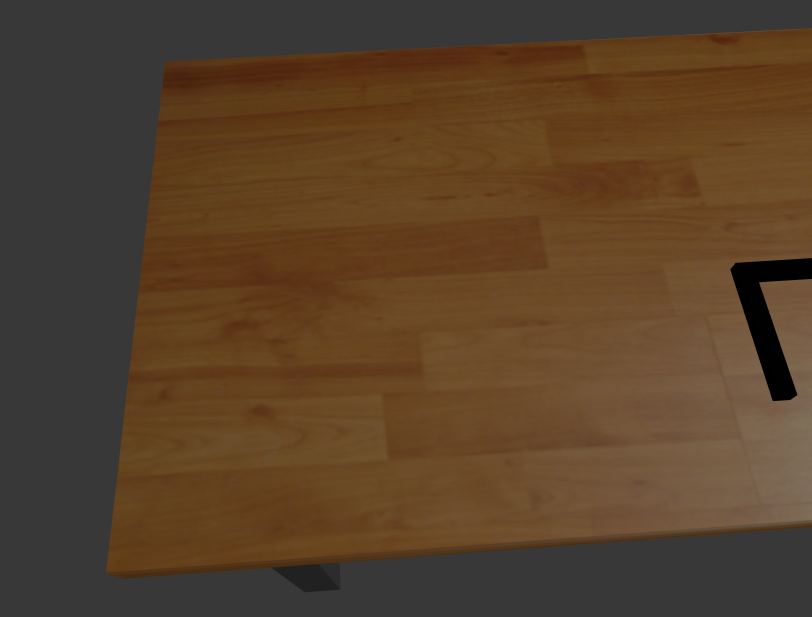
//> input picture Test_images_and_algorithms/templateLeft.png, 1624 x 1234 px (shown at 1/2 size); the run also reads 1 picture not shown here
$ ./piecesPosition   (built with g++ and OpenCV 4)
//> lines starting //> are read from the running program, lines starting //| are printed output that depends on the picture; after the words box and inside, x2 and y2 are one past the last pixel; in counts of white or black regions, pixels touching at a corner belong together
#include <opencv2/imgproc.hpp>
#include <opencv2/highgui.hpp>
#include <iostream>
#include <fstream>

using namespace cv;
using namespace std;

//g++ -ggdb imgRec_v3.cpp -o imgRec `pkg-config --cflags --libs opencv`

void getPieces(Mat b, Mat frame, Mat &canny, Mat &image, Mat &output);

int main(){

    Mat bL = imread("templateLeft.png", IMREAD_COLOR);
//> bL is the input picture: 1234 rows x 1624 cols, CV_8UC3; mean B, G, R 42.1, 64.6, 87.7
    Mat b = imread("templateRight.png", IMREAD_COLOR);
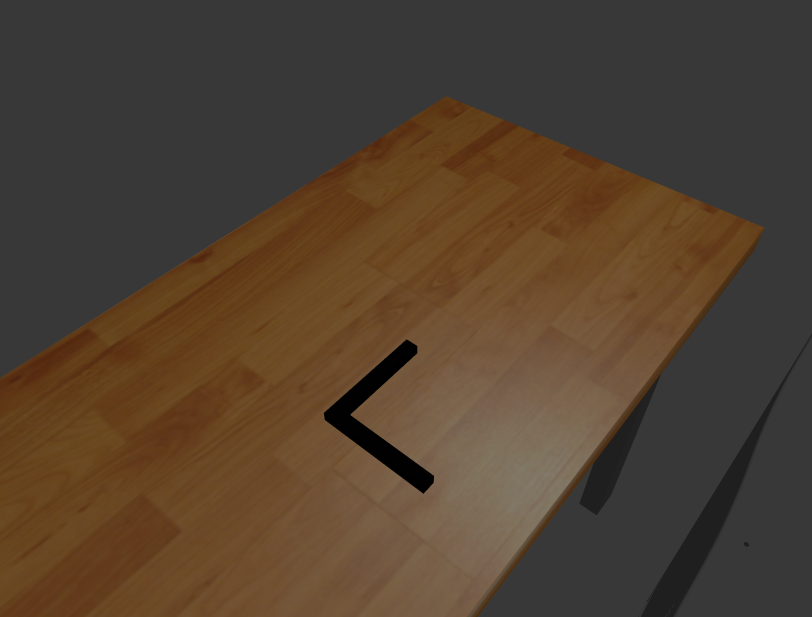
//> input picture Test_images_and_algorithms/templateRight.png, 1624 x 1234 px (shown at 1/2 size)
//> b is the input picture: 1234 rows x 1624 cols, CV_8UC3; mean B, G, R 48.6, 65, 81.9

    Mat left = imread("leftPieces.png", IMREAD_COLOR);
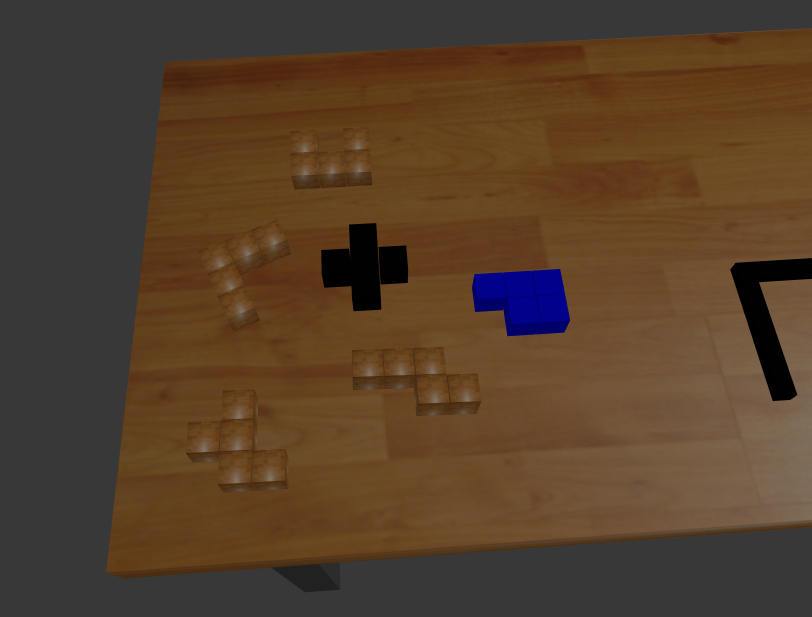
//> input picture Test_images_and_algorithms/leftPieces.png, 1624 x 1234 px (shown at 1/2 size)
//> left is the input picture: 1234 rows x 1624 cols, CV_8UC3; mean B, G, R 42.9, 63.3, 85.6
    Mat right = imread("rightPieces.png", IMREAD_COLOR);
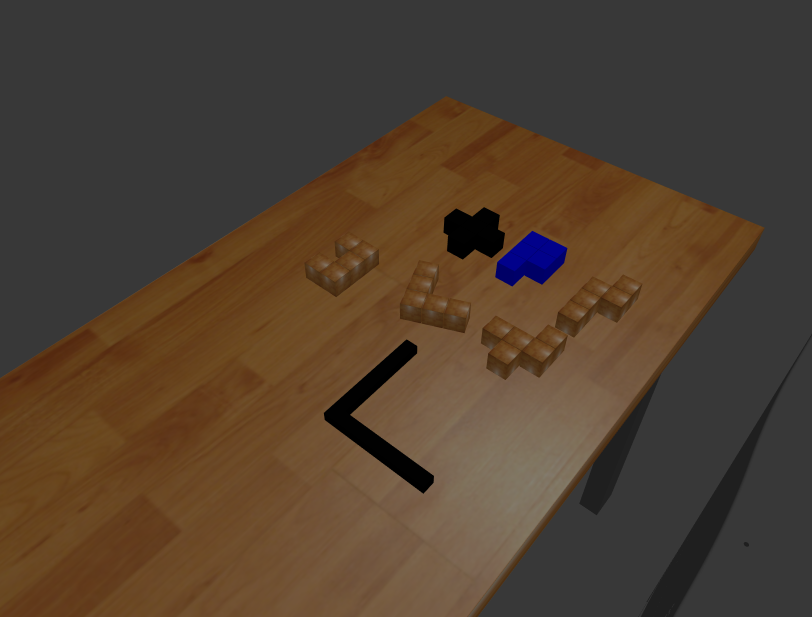
//> input picture Test_images_and_algorithms/rightPieces.png, 1624 x 1234 px (shown at 1/2 size)
//> right is the input picture: 1234 rows x 1624 cols, CV_8UC3; mean B, G, R 48.5, 63.9, 80.4
    Mat right1 = imread("rightPiecesPT.png", IMREAD_COLOR);
    Mat right2 = imread("rightPieces2.png", IMREAD_COLOR);
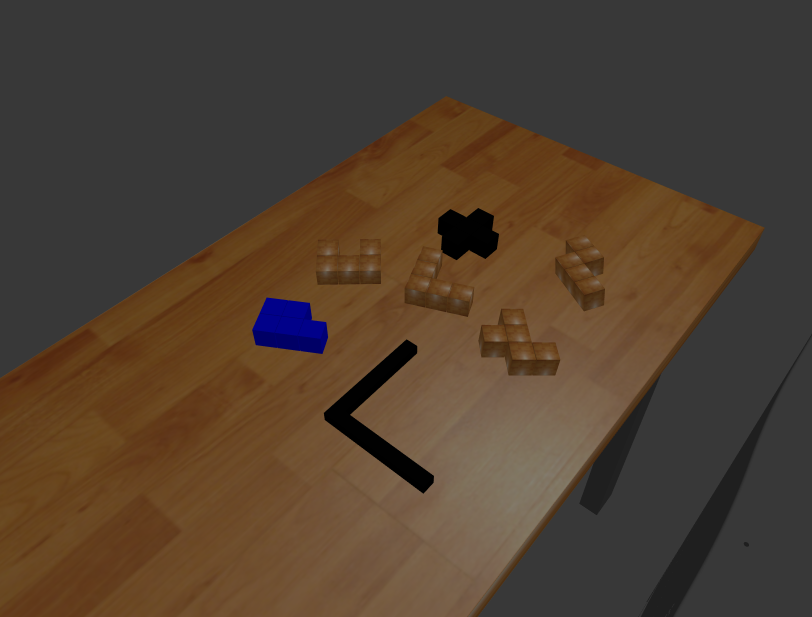
//> input picture Test_images_and_algorithms/rightPieces2.png, 1624 x 1234 px (shown at 1/2 size)
//> right2 is the input picture: 1234 rows x 1624 cols, CV_8UC3; mean B, G, R 48.7, 63.9, 80.3
    Mat right3 = imread("rightPieces3.png", IMREAD_COLOR);
//> rightPieces3.png cannot be read in this run, so this picture is empty
    Mat right4 = imread("rightPieces4.png", IMREAD_COLOR);
//> rightPieces4.png cannot be read in this run, so this picture is empty
    Mat right5 = imread("rightPieces5.png", IMREAD_COLOR);
//> rightPieces5.png cannot be read in this run, so this picture is empty

    Mat outputL = Mat::zeros(b.size(), CV_8UC3);
    Mat outputR = Mat::zeros(b.size(), CV_8UC3);
    Mat output1 = Mat::zeros(b.size(), CV_8UC3);
    Mat output2 = Mat::zeros(b.size(), CV_8UC3);
    Mat output3 = Mat::zeros(b.size(), CV_8UC3);
    Mat output4 = Mat::zeros(b.size(), CV_8UC3);
    Mat output5 = Mat::zeros(b.size(), CV_8UC3);

    Mat cannyL, imageL;
    Mat cannyR, imageR;
    Mat canny1, image1;
    Mat canny2, image2;
    Mat canny3, image3;
    Mat canny4, image4;
    Mat canny5, image5;

    getPieces(bL, left, cannyL, imageL, outputL);
    // display images
    // imshow("image", imageL);
    // imshow("canny", cannyL);
    imshow("output", outputL);

    getPieces(b, right, cannyR, imageR, outputR);
    // display images
    // imshow("imageR", imageR);
    // imshow("cannyR", cannyR);
    imshow("outputR", outputR);

    getPieces(b, right1, canny1, image1, output1);
    // display images
    // imshow("image1", image1);
    // imshow("canny1", canny1);
    imshow("output1", output1);


    getPieces(b, right2, canny2, image2, output2);
    // display images
    // imshow("image2", image2);
    // imshow("canny2", canny2);
    imshow("output2", output2);

    getPieces(b, right3, canny3, image3, output3);
    // display images
    // imshow("image3", image3);
    // imshow("canny3", canny3);
    imshow("output3", output3);

    getPieces(b, right4, canny4, image4, output4);
    // display images
    // imshow("image4", image4);
    // imshow("canny4", canny4);
    imshow("output4", output4);

    getPieces(b, right5, canny5, image5, output5);
    // display images
    // imshow("image5", image5);
    // imshow("canny5", canny5);
    imshow("output5", output5);
    //Press esc to exit the program
    waitKey(0);

    //close all the opened windows
    destroyAllWindows();

    return 0;
}

void getPieces(Mat b, Mat frame, Mat &canny, Mat &image, Mat &output){

    Mat diff_im;
    bitwise_xor(b, frame, diff_im);
    medianBlur(diff_im, diff_im, 3);
//> diff_im: 1234 rows x 1624 cols, CV_8UC3; mean B, G, R 3.2, 4, 3.1
    cvtColor(diff_im, diff_im, CV_BGR2GRAY);
//> diff_im: 1234 rows x 1624 cols, CV_8UC1
    Canny(diff_im, canny, 40, 80, 3);
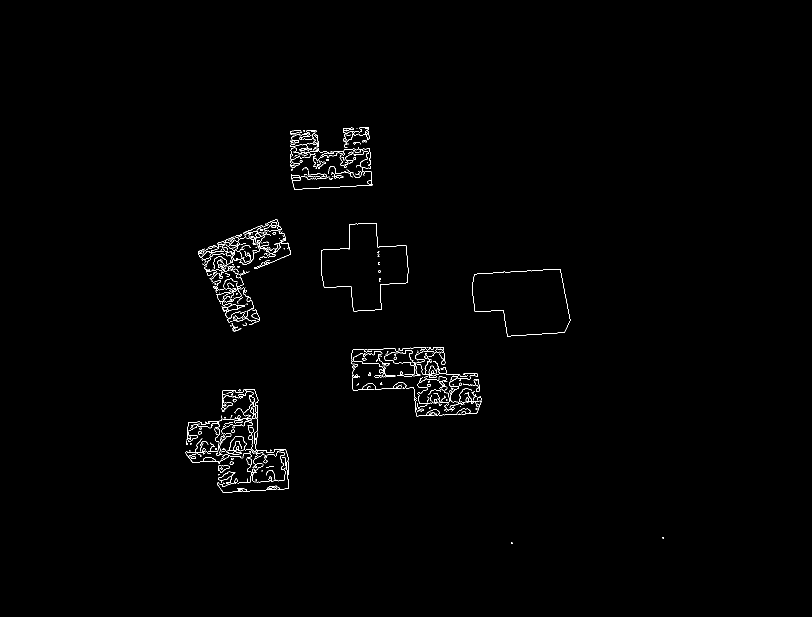
//> canny: 1234 rows x 1624 cols, CV_8UC1 (shown at 1/2 size); 0.76% white in thin lines or dots, all inside (x1, y1, x2, y2) = (371, 254, 1328, 1088)
    // imshow("canny", image);
    morphologyEx(canny, image, MORPH_CLOSE, Mat::ones(8,8,CV_8U));
//> image: 1234 rows x 1624 cols, CV_8UC1; 2.5% white; 11 white regions (2 under 20 px)

    // medianBlur(diff_im, blurredImage, 7);

    // threshold(blurredImage, im_th, 8, 255, THRESH_BINARY);

    // medianBlur(im_th, blurredImage, 7);

    // cvtColor(blurredImage, greyMat, COLOR_BGR2GRAY);

    // threshold(greyMat, image, 10, 255, THRESH_BINARY_INV);

    // Mat thresholdedImage;
    // //Apply canny to the input image
    // //Canny(image, thresholdedImage, 40, 70, 3);
    // Canny(image, thresholdedImage, 40, 85, 5);

    // //To store contours
    vector<vector<Point>> contours, contours1;

    // //To store hierarchy(nestedness)
    vector<Vec4i> hierarchy;

    // //Find contours
    // //findContours(thresholdedImage, contours, hierarchy, RETR_TREE, CHAIN_APPROX_SIMPLE);
    // findContours(thresholdedImage, contours1, hierarchy, RETR_EXTERNAL, CHAIN_APPROX_SIMPLE, Point(0, 0));

    // for (size_t i = 0; i < contours1.size(); i++){
    //     drawContours(image, contours1, i, Scalar(0), -1);
    // }

    // Canny(image, thresholdedImage, 40, 85, 5);
    findContours(image, contours1, hierarchy, RETR_EXTERNAL, CHAIN_APPROX_SIMPLE, Point(0, 0));
//> contours1 = 8 contours, 2 with area under 20; largest, box (x1, y1, x2, y2) and area: (704, 695, 964, 834) 23582, (372, 779, 578, 986) 22042, (945, 539, 1142, 674) 20258, (643, 447, 818, 624) 18394, (397, 440, 583, 665) 16881, (581, 255, 746, 380) 12902

    // double epsilon;
    // vector<Point> tmp;
    // for (size_t i = 0; i < contours1.size(); i++){
    //     if(contours1[i].size() > 30){
    //         epsilon = 0.0*arcLength(contours1[i], true);
    //         approxPolyDP(contours1[i], tmp, epsilon, true);
    //         contours.push_back(tmp);
    //     }
    // }

    vector<Point2d> pieceCenters;
    Point2d center;
    double x,y;
    double minX = 99999, minY=99999, maxX=0, maxY=0;
    // Draw contours.
    for (size_t i = 0; i < contours1.size(); i++){
        if(contours1[i].size() > 55){
            drawContours(output, contours1, i, Scalar(255,255,255), CV_FILLED);
            Rect br = boundingRect(contours1[i]);
            x = br.x+br.width/2;
            y = br.y+br.height/2;
            pieceCenters.push_back(Point2d(x,y));
            center = Point2d(x,y);
            output.at<Vec3b>(center.y, center.x) = Vec3b(0,0,255);
            output.at<Vec3b>(center.y+1, center.x) = Vec3b(0,0,255);
            output.at<Vec3b>(center.y-1, center.x) = Vec3b(0,0,255);
            output.at<Vec3b>(center.y, center.x+1) = Vec3b(0,0,255);
            output.at<Vec3b>(center.y, center.x-1) = Vec3b(0,0,255);
            output.at<Vec3b>(center.y+1, center.x+1) = Vec3b(0,0,255);
            output.at<Vec3b>(center.y+1, center.x-1) = Vec3b(0,0,255);
            output.at<Vec3b>(center.y-1, center.x+1) = Vec3b(0,0,255);
            output.at<Vec3b>(center.y-1, center.x-1) = Vec3b(0,0,255);
        }
    }
//> this loop made 8 passes
//> (br, x, y) on passes 3 to 8: (Rect(372, 779, 206, 207), 475, 882), (Rect(704, 695, 260, 139), 834, 764), (Rect(945, 539, 197, 135), 1043, 606), (Rect(643, 447, 175, 177), 730, 535), (Rect(397, 440, 186, 225), 490, 552), (Rect(581, 255, 165, 125), 663, 317)
//> in getPieces (call 2), `medianBlur(diff_im, diff_im, 3);`: diff_im: 1234 rows x 1624 cols, CV_8UC3; mean B, G, R 1.8, 2.3, 1.8
//> in getPieces (call 2), `Canny(diff_im, canny, 40, 80, 3);`: canny: 1234 rows x 1624 cols, CV_8UC1; 0.53% white in thin lines or dots, all inside (x1, y1, x2, y2) = (609, 414, 1285, 760)
//> in getPieces (call 2), `morphologyEx(canny, image, MORPH_CLOSE, Mat::ones(8,8,CV_8U));`: image: 1234 rows x 1624 cols, CV_8UC1; 1.8% white; 5 white regions
//> in getPieces (call 2), `findContours(image, contours1, hierarchy, RETR_EXTERNAL, CHAIN_APPROX_..`: contours1 = 5 contours; box (x1, y1, x2, y2) and area: (962, 550, 1286, 761) 25478, (800, 521, 944, 667) 11399, (610, 464, 760, 595) 10876, (991, 463, 1136, 574) 9981, (888, 415, 1011, 520) 9566
//> the loop in getPieces (call 2), `for (size_t i = 0; i < contours1.size(); i++)` made 5 passes
//> (br, x, y) on passes 1 to 5: (Rect(962, 550, 324, 211), 1124, 655), (Rect(800, 521, 144, 146), 872, 594), (Rect(610, 464, 150, 131), 685, 529), (Rect(991, 463, 145, 111), 1063, 518), (Rect(888, 415, 123, 105), 949, 467)
//> in getPieces (call 3), `medianBlur(diff_im, diff_im, 3);`: diff_im: 1234 rows x 1624 cols, CV_8UC3; mean B, G, R 1.7, 2.2, 1.8
//> in getPieces (call 3), `Canny(diff_im, canny, 40, 80, 3);`: canny: 1234 rows x 1624 cols, CV_8UC1; 0.5% white in thin lines or dots, all inside (x1, y1, x2, y2) = (799, 299, 1284, 756)
//> in getPieces (call 3), `morphologyEx(canny, image, MORPH_CLOSE, Mat::ones(8,8,CV_8U));`: image: 1234 rows x 1624 cols, CV_8UC1; 1.7% white; 4 white regions
//> in getPieces (call 3), `findContours(image, contours1, hierarchy, RETR_EXTERNAL, CHAIN_APPROX_..`: contours1 = 4 contours; box (x1, y1, x2, y2) and area: (957, 547, 1285, 757) 25349, (888, 417, 1134, 574) 19780, (800, 521, 944, 667) 11434, (1100, 300, 1221, 382) 7528
//> in getPieces (call 4), `medianBlur(diff_im, diff_im, 3);`: diff_im: 1234 rows x 1624 cols, CV_8UC3; mean B, G, R 2, 2.4, 1.9
//> in getPieces (call 4), `Canny(diff_im, canny, 40, 80, 3);`: canny: 1234 rows x 1624 cols, CV_8UC1; 0.48% white in thin lines or dots, all inside (x1, y1, x2, y2) = (504, 416, 1210, 1221)
//> in getPieces (call 4), `morphologyEx(canny, image, MORPH_CLOSE, Mat::ones(8,8,CV_8U));`:
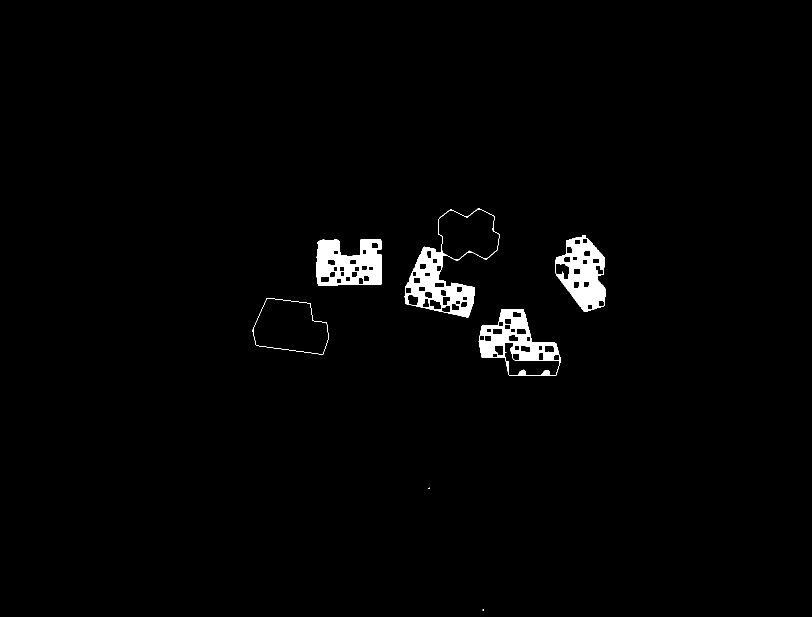
//> image: 1234 rows x 1624 cols, CV_8UC1 (shown at 1/2 size); 1.7% white; 7 white regions (2 under 20 px)
//> in getPieces (call 4), `findContours(image, contours1, hierarchy, RETR_EXTERNAL, CHAIN_APPROX_..`: contours1 = 7 contours, 2 with area under 20; largest, box (x1, y1, x2, y2) and area: (809, 417, 999, 635) 20416, (957, 618, 1122, 752) 13468, (505, 596, 658, 709) 12476, (1111, 471, 1211, 624) 10306, (632, 478, 763, 571) 10059
//> the loop in getPieces (call 4), `for (size_t i = 0; i < contours1.size(); i++)` made 7 passes
//> (br, x, y) on passes 3 to 7: (Rect(957, 618, 165, 134), 1039, 685), (Rect(505, 596, 153, 113), 581, 652), (Rect(632, 478, 131, 93), 697, 524), (Rect(1111, 471, 100, 153), 1161, 547), (Rect(809, 417, 190, 218), 904, 526)
//> after the loop in getPieces (call 4), `for (size_t i = 0; i < contours1.size(); i++)`:
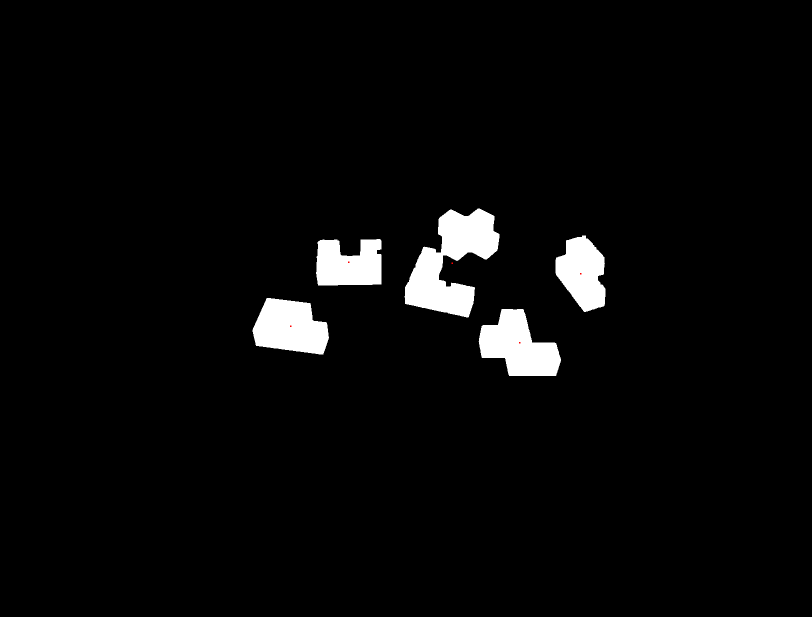
//> output: 1234 rows x 1624 cols, CV_8UC3 (shown at 1/2 size); mean B, G, R 8.7, 8.7, 8.7
//> (the run ends here: the program stops with an error, at `bitwise_xor(b, frame, diff_im);`)
